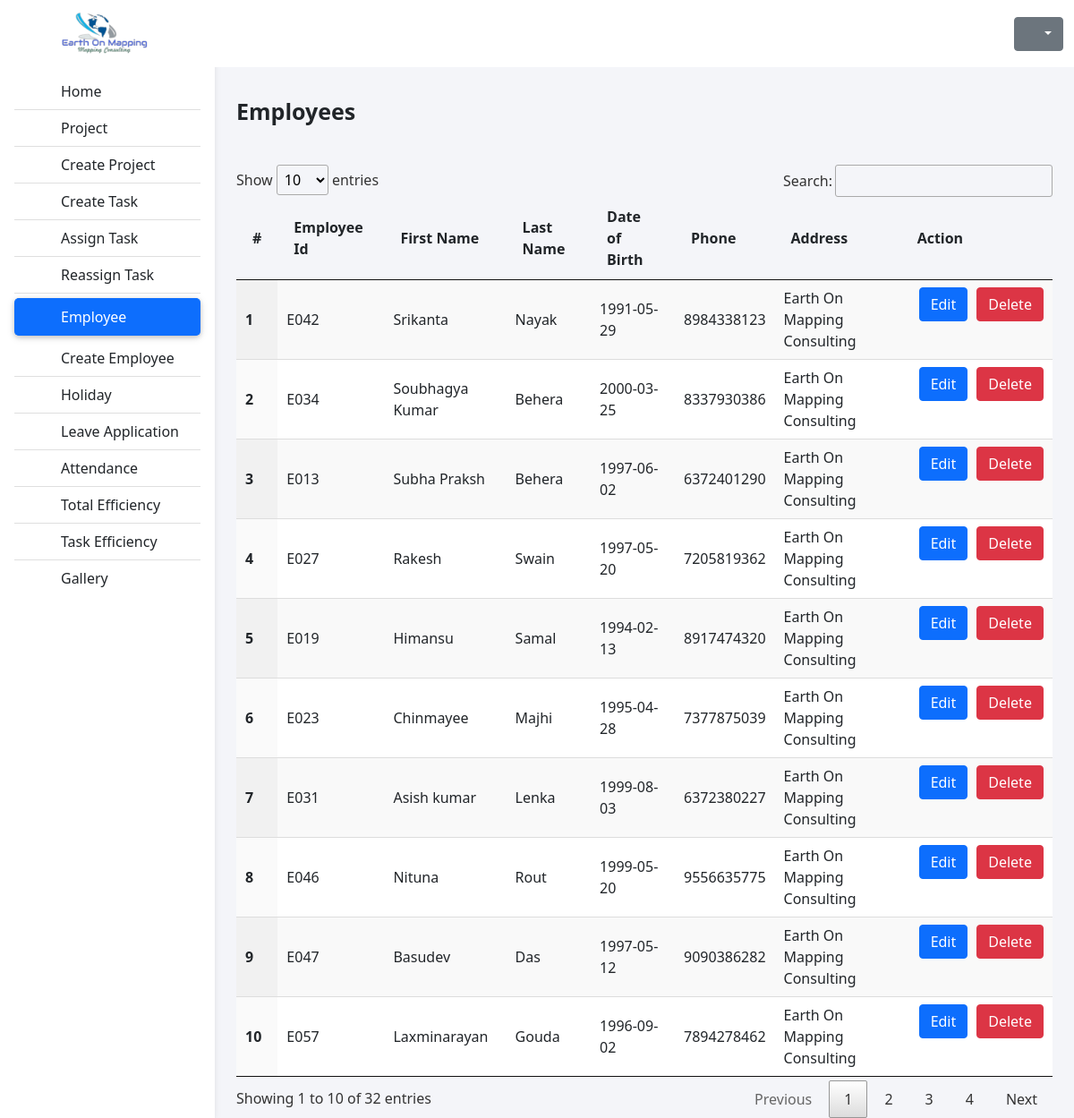
The app's page /employee-list.php (signed in) with its own data.
### tables this page shows
CREATE TABLE `users` (
  `id` int(9) NOT NULL,
  `first_name` varchar(150) NOT NULL,
  `last_name` varchar(150) NOT NULL,
  `address` varchar(250) NOT NULL,
  `employee_id` varchar(150) NOT NULL,
  `phone` bigint(13) NOT NULL,
  `dob` date DEFAULT NULL,
  `profile` varchar(250) DEFAULT NULL,
  `user_type` enum('user','admin','teamleader') NOT NULL DEFAULT 'user',
  `password` varchar(255) NOT NULL,
  `create_at` datetime NOT NULL DEFAULT current_timestamp(),
  `update_at` datetime NOT NULL DEFAULT current_timestamp() ON UPDATE current_timestamp()
);

### employee-list.php (the view, shortened to what this page needs)
<?php
include 'settings/config/config.php';
$sql = $conn->prepare("SELECT * FROM `users` Where `user_type` != 'admin'");
$sql->execute();
$users = $sql->fetchAll(PDO::FETCH_ASSOC);
?>
<?php
  include 'settings/header.php'
?>
  <main style="margin-top: 58px;">
    <div class="container pt-5">
      <div class="container">
        <div class="d-flex justify-content-between" style="padding: 0 0 40px 0; font-size: 25px;">
          <div>
            <p class="fw-bold">Employees</p>
          </div>
        </div>
        <table id="dataTable" class="display">
          <thead>
            <tr>
              <th scope="col">#</th>
              <th scope="col">Employee Id</th>
              <th scope="col">First Name</th>
              <th scope="col">Last Name</th>
              <th scope="col">Date of Birth</th>
              <th scope="col">Phone</th>
              <th scope="col">Address</th>
              <th scope="col">Action</th>
            </tr>
          </thead>
          <tbody>
            <?php
            $i = 1;
              foreach($users as $user){
                  $id = base64_encode($user['id']);
                  echo '
                    <tr id="row_'.$user['id'].'">
                      <th scope="row">'.$i.'</th>
                      <td>'.$user['employee_id'].'</td>
                      <td>'.$user['first_name'].'</td>
                      <td>'.$user['last_name'].'</</td>
                      <td>'.$user['dob'].'</</td>
                      <td>'.$user['phone'].'</td>
                      <td>'.$user['address'].'</td>
                      <td style="display: flex;"> <a class="btn btn-primary" href="create-employee.php?edit='.$id.'" style="margin:0 10px">Edit</a><a class="btn btn-danger" onclick="deleteUser('.$user['id'].')">Delete</a></td>
                    </tr>
                  ';
                  $i++;
              }
            ?>
          </tbody>
        </table>
      </div>
  </main>
</body>
</html>

### css/test.css (style rules this page uses)
* { margin: 0px; padding: 0px; }
body { background-color: #fbfbfb; }
@media (min-width: 991.98px) { main { padding-left: 240px; } }
p { padding-bottom: 0px; margin-bottom: 0px; }
.container { background-color: #f4f5f9; }
main { height: -webkit-fill-available; display: grid; align-items: center; }
a { text-decoration: none; }

### records on screen
users: employee "E042", first_name "Srikanta", last_name "Nayak", dob "1991-05-29", phone "8984338123", address "Earth On Mapping Consulting"
users: employee "E034", first_name "Soubhagya Kumar", last_name "Behera", dob "2000-03-25", phone "8337930386", address "Earth On Mapping Consulting"
users: employee "E013", first_name "Subha Praksh", last_name "Behera", dob "1997-06-02", phone "6372401290", address "Earth On Mapping Consulting"
users: employee "E027", first_name "Rakesh", last_name "Swain", dob "1997-05-20", phone "7205819362", address "Earth On Mapping Consulting"
users: employee "E019", first_name "Himansu", last_name "Samal", dob "1994-02-13", phone "8917474320", address "Earth On Mapping Consulting"
users: employee "E023", first_name "Chinmayee", last_name "Majhi", dob "1995-04-28", phone "7377875039", address "Earth On Mapping Consulting"
users: employee "E031", first_name "Asish kumar", last_name "Lenka", dob "1999-08-03", phone "6372380227", address "Earth On Mapping Consulting"
users: employee "E046", first_name "Nituna", last_name "Rout", dob "1999-05-20", phone "9556635775", address "Earth On Mapping Consulting"
users: employee "E047", first_name "Basudev", last_name "Das", dob "1997-05-12", phone "9090386282", address "Earth On Mapping Consulting"
users: employee "E057", first_name "Laxminarayan", last_name "Gouda", dob "1996-09-02", phone "7894278462", address "Earth On Mapping Consulting"
